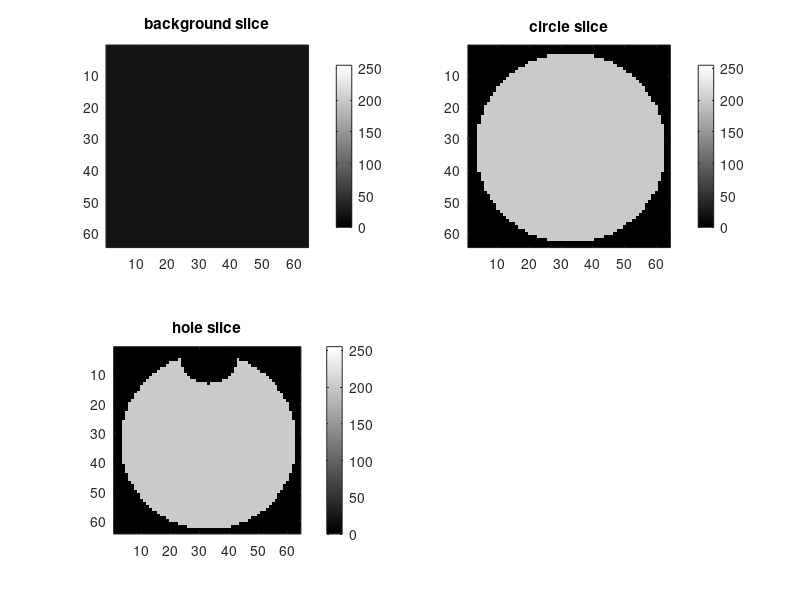

MATLAB code for this plot:
% Makes a cylinder volume with a hole
% 2005-05 Maria Magnusson Seger
%------------------------------------

% make an x-matrix and a y-matrix
%--------------------------------
[x,y]=meshgrid(-32:1:31,-32:1:31);

% make slices for a cylinder with hole
%-------------------------------------
circ = 200 * ((x.*x+y.*y)<30^2);
circhole = 200 * (((x.*x+y.*y)<30^2) & (((x-0).*(x-0)+(y+30).*(y+30))>10^2));
back = 20  * ones(64,64);

% show slices
%------------
figure(1);
colormap gray;
subplot(2,2,1), imagesc(back,[0 255]); 
title('background slice'); axis image; colorbar;
subplot(2,2,2), imagesc(circ,[0 255]); 
title('circle slice'); axis image; colorbar;
subplot(2,2,3), imagesc(circhole,[0 255]); 
title('hole slice'); axis image; colorbar;

% make a volume of a cylinder with hole
%--------------------------------------
cylvol = uint16(zeros(64,64,64));
for no = 1:10;
 cylvol(:,:,no) = uint16(back);
end;
for no = 11:20;
 cylvol(:,:,no) = uint16(circ);
end;
for no = 21:44;
 cylvol(:,:,no) = uint16(circhole);
end;
for no = 45:54;
 cylvol(:,:,no) = uint16(circ);
end;
for no = 55:64; cylvol(:,:,no) = uint16(back);
end;

% save the volume
%----------------
save cylvol.mat cylvol



